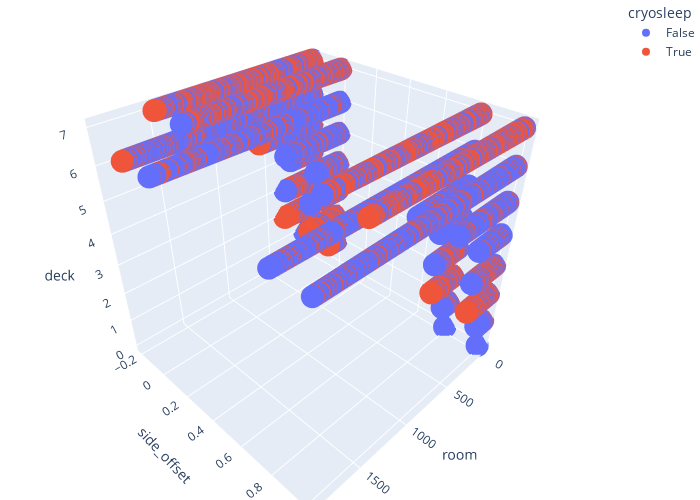

Notebook source saved alongside this figure:
### Code cell
fig = px.scatter_3d(data_frame=df, x='room', y='side_offset', z='deck', color='cryosleep')
fig.update_layout(width=700, height=500)
fig.update_layout(margin={"r":0,"t":0,"l":10,"b":0})

### Figure 1 — Plotly figure (JSON) as saved in the notebook; plotly's stock layout.template omitted (floating-point values rounded to 4 significant figures; data arrays with more than 128 entries replaced by an {"elided": "..."} marker saying what was removed)
{"data": [{"hovertemplate": "cryosleep=False<br>room=%{x}<br>side_offset=%{y}<br>deck=%{z}<extra></extra>", "legendgroup": "False", "marker": {"color": "#636efa", "symbol": "circle"}, "mode": "markers", "name": "False", "scene": "scene", "showlegend": true, "type": "scatter3d", "x": {"elided": "5096 int values"}, "y": {"elided": "5096 float values"}, "z": {"elided": "5096 int values"}}, {"hovertemplate": "cryosleep=True<br>room=%{x}<br>side_offset=%{y}<br>deck=%{z}<extra></extra>", "legendgroup": "True", "marker": {"color": "#EF553B", "symbol": "circle"}, "mode": "markers", "name": "True", "scene": "scene", "showlegend": true, "type": "scatter3d", "x": {"elided": "2808 int values"}, "y": {"elided": "2808 float values"}, "z": {"elided": "2808 int values"}}], "layout": {"height": 500, "legend": {"title": {"text": "cryosleep"}, "tracegroupgap": 0}, "margin": {"b": 0, "l": 10, "r": 0, "t": 0}, "scene": {"domain": {"x": [0, 1], "y": [0, 1]}, "xaxis": {"title": {"text": "room"}}, "yaxis": {"title": {"text": "side_offset"}}, "zaxis": {"title": {"text": "deck"}}}, "width": 700}}
